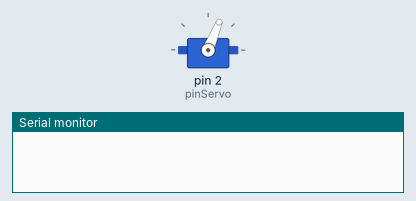
This sketch was run on a simulated Arduino Uno, built with avr-gcc and run on an emulated ATmega328P. Shown: servo, the last lines printed to the serial monitor. Random numbers use the default seed unless the sketch sets one.

Above: at 0.05 s.
At 4.05 s:
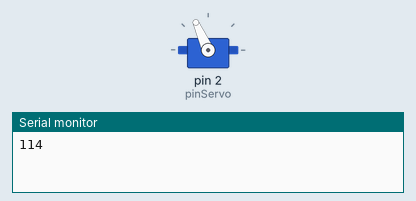
At 6.0 s:
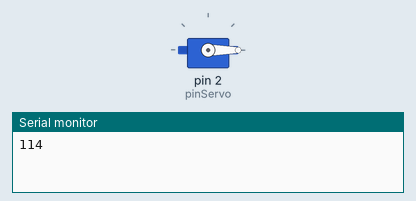
At 12.0 s:
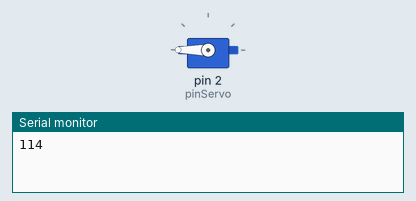
Timing chart, 0 to 15.6 s (numbered marks = the images above):
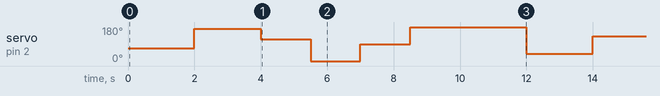

The sketch:

Ejercicio_3.ino
```cpp
#include <Servo.h>
#define pinServo 2

Servo ser;
int cont = 0;

void setup()
{
  Serial.begin(9600);
  ser.attach(pinServo);
}

void loop()
{
  int rand = random(1, 181);
  ser.write(rand);
  cont ++;
  if (cont == 3){
    Serial.println(rand);
    delay(1500);
    ser.write(0);
    delay(1500);
    ser.write(90);
    delay(1500);
    ser.write(180);
    delay(1500);
    cont = 0;
  }
  delay(2000);
}
```
